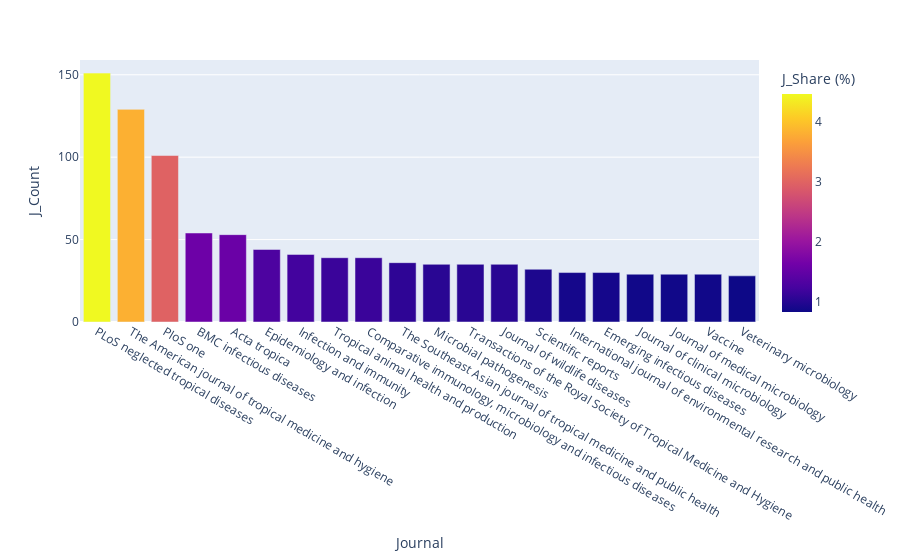

Here is the notebook cell this chart was saved with:
### Code cell
lep_jou_aff = lep_article_data['Journal'].value_counts().reset_index()
lep_jou_aff.columns = ['Journal', 'J_Count']

lep_ja_sum = lep_jou_aff['J_Count'].sum()

lep_jou_aff['J_Share (%)'] = round((lep_jou_aff['J_Count'] / lep_ja_sum) * 100, 2)

lep_ja_top20 = lep_jou_aff.iloc[:20,:]

ipd.display(lep_ja_top20)

lep_ja_top20_bar = px.bar(lep_ja_top20,
                    x = 'Journal',
                    y = 'J_Count',
                    color = 'J_Share (%)')

lep_ja_top20_bar.show()

### Figure 1 — Plotly figure (JSON) as saved in the notebook; plotly's stock layout.template omitted (floating-point values rounded to 4 significant figures)
{"data": [{"alignmentgroup": "True", "hovertemplate": "Journal=%{x}<br>J_Count=%{y}<br>J_Share (%)=%{marker.color}<extra></extra>", "legendgroup": "", "marker": {"color": [4.46, 3.81, 2.98, 1.59, 1.56, 1.3, 1.21, 1.15, 1.15, 1.06, 1.03, 1.03, 1.03, 0.94, 0.89, 0.89, 0.86, 0.86, 0.86, 0.83], "coloraxis": "coloraxis", "pattern": {"shape": ""}}, "name": "", "offsetgroup": "", "orientation": "v", "showlegend": false, "textposition": "auto", "type": "bar", "x": ["PLoS neglected tropical diseases", "The American journal of tropical medicine and hygiene", "PloS one", "BMC infectious diseases", "Acta tropica", "Epidemiology and infection", "Infection and immunity", "Tropical animal health and production", "Comparative immunology, microbiology and infectious diseases", "The Southeast Asian journal of tropical medicine and public health", "Microbial pathogenesis", "Transactions of the Royal Society of Tropical Medicine and Hygiene", "Journal of wildlife diseases", "Scientific reports", "International journal of environmental research and public health", "Emerging infectious diseases", "Journal of clinical microbiology", "Journal of medical microbiology", "Vaccine", "Veterinary microbiology"], "xaxis": "x", "y": [151, 129, 101, 54, 53, 44, 41, 39, 39, 36, 35, 35, 35, 32, 30, 30, 29, 29, 29, 28], "yaxis": "y"}], "layout": {"barmode": "relative", "coloraxis": {"colorbar": {"title": {"text": "J_Share (%)"}}, "colorscale": [[0, "#0d0887"], [0.1111, "#46039f"], [0.2222, "#7201a8"], [0.3333, "#9c179e"], [0.4444, "#bd3786"], [0.5556, "#d8576b"], [0.6667, "#ed7953"], [0.7778, "#fb9f3a"], [0.8889, "#fdca26"], [1, "#f0f921"]]}, "legend": {"tracegroupgap": 0}, "margin": {"t": 60}, "xaxis": {"anchor": "y", "domain": [0, 1], "title": {"text": "Journal"}}, "yaxis": {"anchor": "x", "domain": [0, 1], "title": {"text": "J_Count"}}}}
